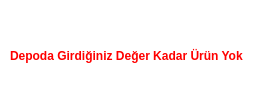
<?xml version="1.0" encoding="UTF-8"?>
<ui version="4.0">
 <class>Depo_urun_yok_hata</class>
 <widget class="QWidget" name="Depo_urun_yok_hata">
  <property name="geometry">
   <rect>
    <x>0</x>
    <y>0</y>
    <width>274</width>
    <height>98</height>
   </rect>
  </property>
  <property name="windowTitle">
   <string>Ürün Sayısı Hata</string>
  </property>
  <property name="styleSheet">
   <string notr="true">background-color: rgb(255, 255, 255);</string>
  </property>
  <widget class="QLabel" name="label">
   <property name="geometry">
    <rect>
     <x>10</x>
     <y>30</y>
     <width>261</width>
     <height>51</height>
    </rect>
   </property>
   <property name="font">
    <font>
     <pointsize>9</pointsize>
     <weight>75</weight>
     <bold>true</bold>
    </font>
   </property>
   <property name="styleSheet">
    <string notr="true">color: rgb(255, 0, 0);</string>
   </property>
   <property name="text">
    <string>Depoda Girdiğiniz Değer Kadar Ürün Yok</string>
   </property>
  </widget>
 </widget>
 <resources/>
 <connections/>
</ui>
